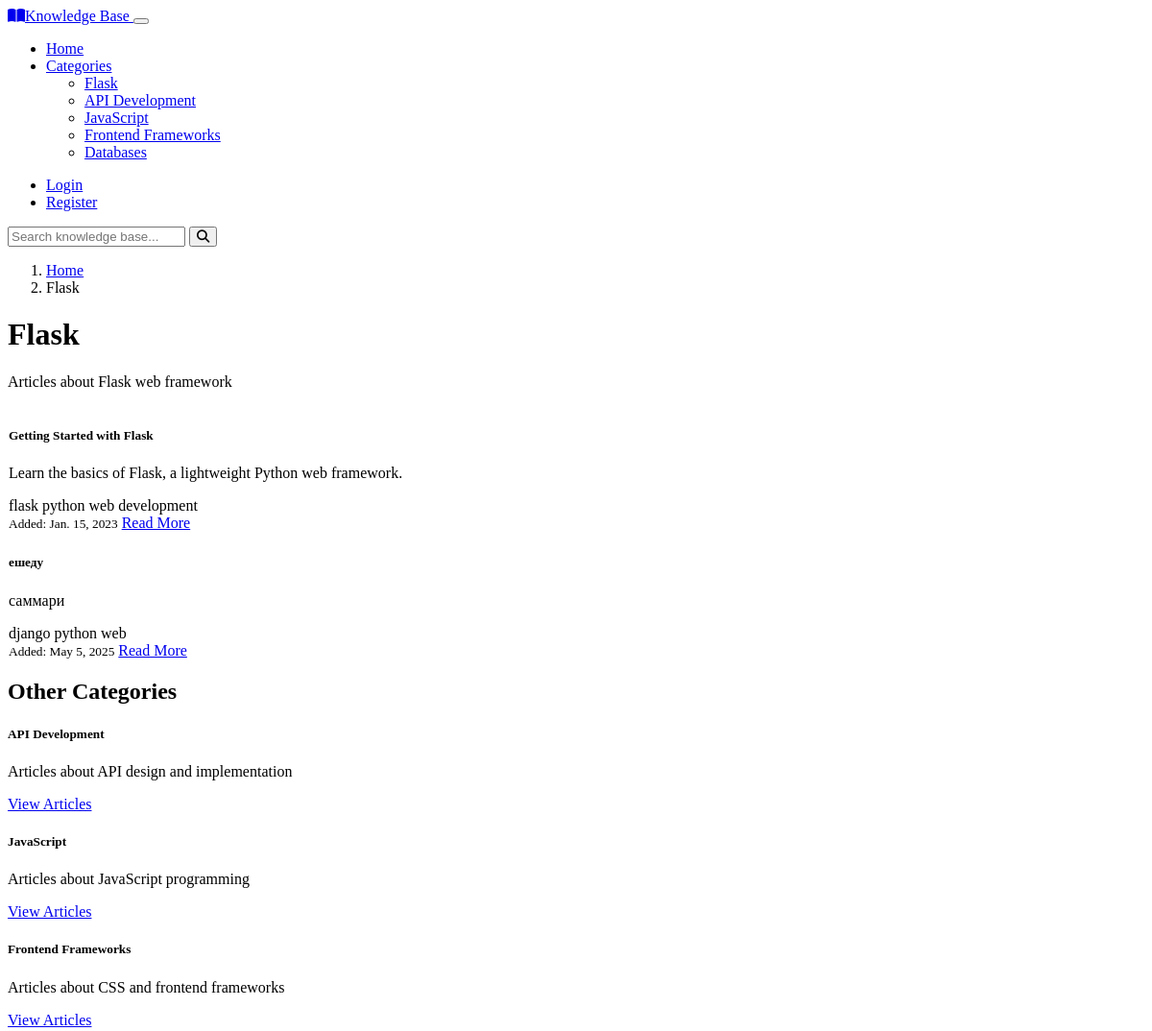
The page /category/1/ (upper part) on the database as committed earlier.
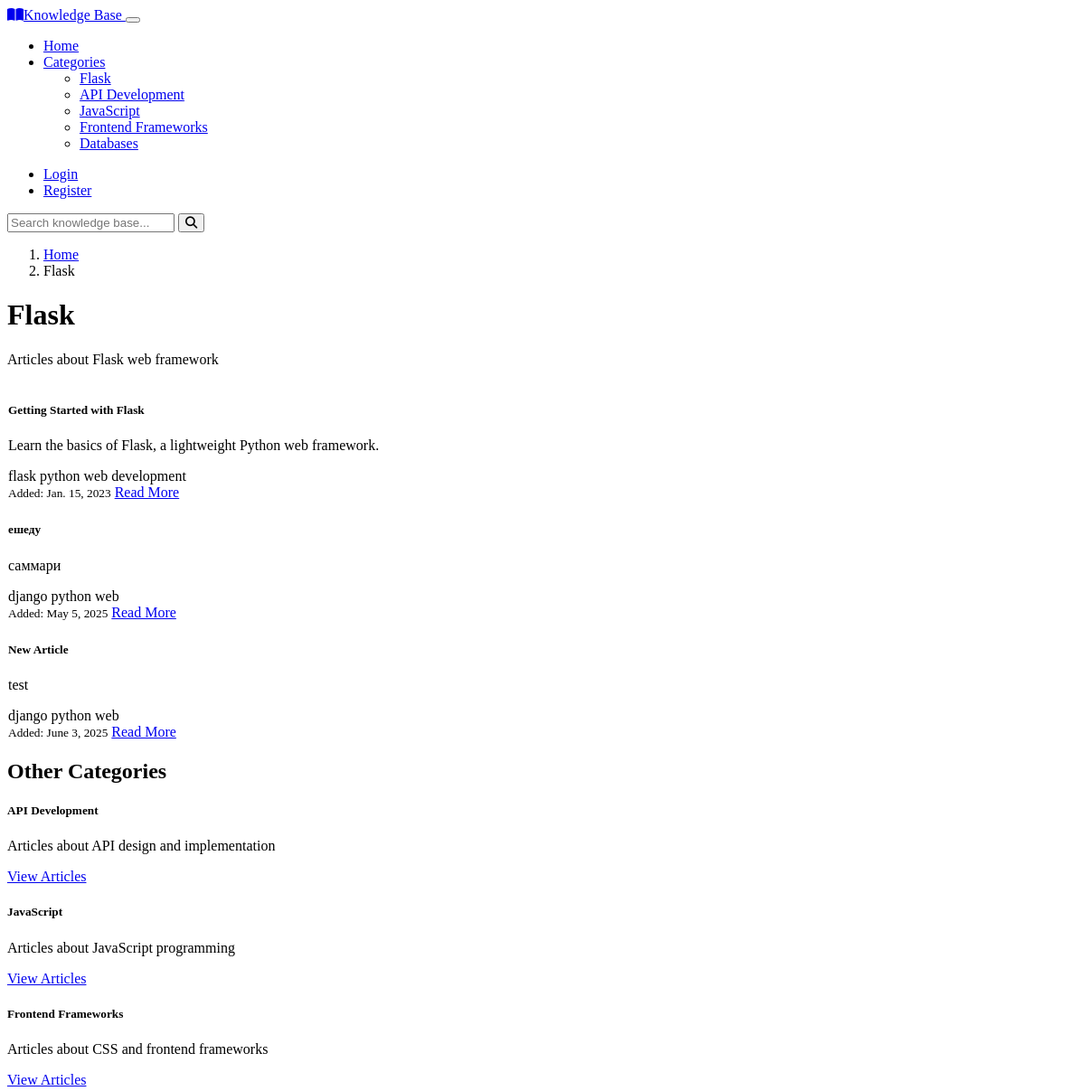
The same page on the database as committed later.
### kb/models.py (models this page shows, shortened)
class Category(models.Model):
    name = models.CharField(max_length=100)
    description = models.TextField()
    class Meta:
        verbose_name_plural = "Categories"

class Article(models.Model):
    title = models.CharField(max_length=200)
    summary = models.TextField()
    category = models.ForeignKey(Category, on_delete=models.CASCADE, related_name='articles')
    author = models.ForeignKey(User, on_delete=models.CASCADE, related_name='articles', null=True, blank=True)
    tags = models.JSONField(default=list)
    created_at = models.DateField(default=timezone.now)
    updated_at = models.DateField(default=timezone.now)

### kb/views.py (the view)
# urls.py: path('category/<int:category_id>/', views.category_detail, name='category_detail'),
def category_detail(request, category_id):
    category = get_object_or_404(Category, id=category_id)
    articles = Article.objects.filter(category=category)
    context = {
        'category': category,
        'articles': articles,
        'title': f'Category: {category.name}'
    }
    return render(request, 'category.html', context)

### kb/context_processors.py (called while the page is built)
def categories_processor(request):
    return {
        'categories': Category.objects.all()
    }

### templates/category.html (shortened to what this page needs)
{% extends 'layout.html' %}
{% load static %}
{% block content %}
<nav aria-label="breadcrumb">
    <ol class="breadcrumb">
        <li class="breadcrumb-item"><a href="/">Home</a></li>
        <li class="breadcrumb-item active" aria-current="page">{{ category.name }}</li>
    </ol>
</nav>
<div class="mb-4">
    <h1>{{ category.name }}</h1>
    <p class="lead">{{ category.description }}</p>
</div>
{% if articles %}
    <div class="row row-cols-1 row-cols-md-2 g-4">
        {% for article in articles %}
        <div class="col">
            <div class="card article-card h-100">
                <div class="card-body">
                    <h5 class="card-title">{{ article.title }}</h5>
                    <p class="card-text">{{ article.summary }}</p>
                    <div class="mb-3">
                        {% for tag in article.tags %}
                        <span class="badge bg-secondary me-1">{{ tag }}</span>
                        {% endfor %}
                    </div>
                </div>
                <div class="card-footer bg-transparent border-0">
                    <div class="d-flex justify-content-between align-items-center">
                        <small class="text-muted">Added: {{ article.created_at }}</small>
                        <a href="{% url 'article_detail' article_id=article.id %}" class="btn btn-sm btn-primary">Read More</a>
                    </div>
                </div>
            </div>
        </div>
        {% endfor %}
    </div>
{% else %}
    <div class="alert alert-info" role="alert">
        <h4 class="alert-heading">No articles found!</h4>
        <p>There are currently no articles in this category.</p>
    </div>
{% endif %}
<section class="mt-5">
    <h2 class="mb-4">Other Categories</h2>
    <div class="row row-cols-1 row-cols-md-3 g-4">
        {% for cat in categories %}
            {% if cat.id != category.id %}
            <div class="col">
                <div class="card category-card h-100">
                    <div class="card-body">
                        <h5 class="card-title">{{ cat.name }}</h5>
                        <p class="card-text">{{ cat.description }}</p>
                    </div>
                    <div class="card-footer bg-transparent border-0">
                        <a href="{% url 'category_detail' category_id=cat.id %}" class="btn btn-outline-primary">View Articles</a>
                    </div>
                </div>
            </div>
            {% endif %}
        {% endfor %}
    </div>
</section>
{% endblock %}

### templates/layout.html (shortened to what this page needs)
{% load static %}
<!DOCTYPE html>
<html lang="en" data-bs-theme="dark">
<head>
    <link href="https://cdn.replit.com/agent/bootstrap-agent-dark-theme.min.css" rel="stylesheet">
    <link rel="stylesheet" href="https://cdnjs.cloudflare.com/ajax/libs/font-awesome/6.4.0/css/all.min.css">
    <link rel="stylesheet" href="https://cdnjs.cloudflare.com/ajax/libs/highlight.js/11.7.0/styles/github-dark.min.css">
    <link rel="stylesheet" href="{% static 'css/custom.css' %}">
</head>
<body>
    <nav class="navbar navbar-expand-lg navbar-dark bg-dark">
        <div class="container">
            <a class="navbar-brand" href="{% url 'index' %}">
                <i class="fas fa-book-open me-2"></i>Knowledge Base
            </a>
            <button class="navbar-toggler" type="button" data-bs-toggle="collapse" data-bs-target="#navbarMain" aria-controls="navbarMain" aria-expanded="false" aria-label="Toggle navigation">
            </button>
            <div class="collapse navbar-collapse" id="navbarMain">
                <ul class="navbar-nav me-auto">
                    <li class="nav-item">
                        <a class="nav-link {% if request.path == '/' %}active{% endif %}" href="{% url 'index' %}">Home</a>
                    </li>
                    <li class="nav-item dropdown">
                        <a class="nav-link dropdown-toggle" href="#" id="categoriesDropdown" role="button" data-bs-toggle="dropdown" aria-expanded="false">
                            Categories
                        </a>
                        <ul class="dropdown-menu" aria-labelledby="categoriesDropdown">
                            {% for category in categories %}
                            <li><a class="dropdown-item" href="{% url 'category_detail' category_id=category.id %}">{{ category.name }}</a></li>
                            {% endfor %}
                        </ul>
                    </li>
                </ul>
                <ul class="navbar-nav ms-auto">
                    {% if user.is_authenticated %}
                    <li class="nav-item dropdown">
                        <a class="nav-link dropdown-toggle" href="#" id="userDropdown" role="button" data-bs-toggle="dropdown" aria-expanded="false">
                            <i class="fas fa-user me-1"></i>{{ user.username }}
                        </a>
                        <ul class="dropdown-menu dropdown-menu-end" aria-labelledby="userDropdown">
                            <li><a class="dropdown-item" href="{% url 'logout' %}">Logout</a></li>
                        </ul>
                    </li>
                    {% else %}
                    <li class="nav-item">
                        <a class="nav-link {% if request.path == '/login/' %}active{% endif %}" href="{% url 'login' %}">Login</a>
                    </li>
                    <li class="nav-item">
                        <a class="nav-link {% if request.path == '/register/' %}active{% endif %}" href="{% url 'register' %}">Register</a>
                    </li>
                    {% endif %}
                </ul>
                <div class="d-flex position-relative">
                    <form id="searchForm" class="d-flex" action="{% url 'search' %}" method="get">
                        <input id="searchInput" class="form-control me-2" type="search" placeholder="Search knowledge base..." aria-label="Search" name="q">
                        <button class="btn btn-outline-light" type="submit">
                            <i class="fas fa-search"></i>
                        </button>
                    </form>
                </div>
            </div>
        </div>
    </nav>
    <main class="container py-4">
        {% block content %}{% endblock %}
    </main>
</body>
</html>

Rows that differ between the two databases and show on the page:
added Article: title "New Article", summary "test", tags "django" "python" "web", created_at "June 3, 2025"
